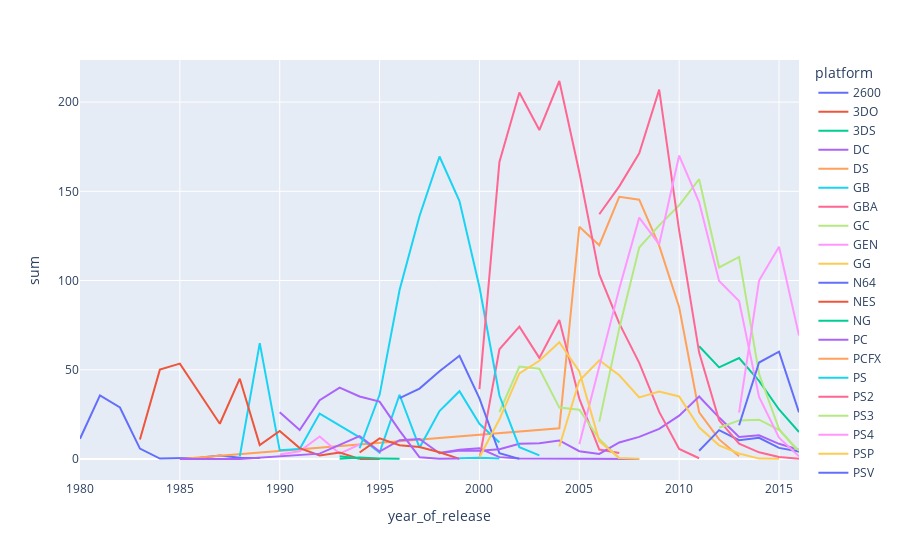

Notebook code cell kept with this figure:
### Code cell
px.line(platforms_sales_df, x='year_of_release', y='sum', color='platform')

### Figure 1 — Plotly figure (JSON) as saved in the notebook; plotly's stock layout.template omitted (floating-point values rounded to 4 significant figures)
{"data": [{"hovertemplate": "platform=2600<br>year_of_release=%{x}<br>sum=%{y}<extra></extra>", "legendgroup": "2600", "line": {"color": "#636efa", "dash": "solid"}, "mode": "lines", "name": "2600", "orientation": "v", "showlegend": true, "type": "scatter", "x": [1980, 1981, 1982, 1983, 1984, 1985, 1986, 1987, 1988, 1989], "xaxis": "x", "y": [11.38, 35.68, 28.88, 5.84, 0.27, 0.45, 0.67, 1.94, 0.74, 0.63], "yaxis": "y"}, {"hovertemplate": "platform=3DO<br>year_of_release=%{x}<br>sum=%{y}<extra></extra>", "legendgroup": "3DO", "line": {"color": "#EF553B", "dash": "solid"}, "mode": "lines", "name": "3DO", "orientation": "v", "showlegend": true, "type": "scatter", "x": [1994, 1995], "xaxis": "x", "y": [0.02, 0.08], "yaxis": "y"}, {"hovertemplate": "platform=3DS<br>year_of_release=%{x}<br>sum=%{y}<extra></extra>", "legendgroup": "3DS", "line": {"color": "#00cc96", "dash": "solid"}, "mode": "lines", "name": "3DS", "orientation": "v", "showlegend": true, "type": "scatter", "x": [2011, 2012, 2013, 2014, 2015, 2016], "xaxis": "x", "y": [63.2, 51.36, 56.57, 43.76, 27.78, 15.14], "yaxis": "y"}, {"hovertemplate": "platform=DC<br>year_of_release=%{x}<br>sum=%{y}<extra></extra>", "legendgroup": "DC", "line": {"color": "#ab63fa", "dash": "solid"}, "mode": "lines", "name": "DC", "orientation": "v", "showlegend": true, "type": "scatter", "x": [1998, 1999, 2000, 2001, 2002, 2007, 2008], "xaxis": "x", "y": [3.38, 5.16, 5.99, 1.07, 0.29, 0.02, 0.04], "yaxis": "y"}, {"hovertemplate": "platform=DS<br>year_of_release=%{x}<br>sum=%{y}<extra></extra>", "legendgroup": "DS", "line": {"color": "#FFA15A", "dash": "solid"}, "mode": "lines", "name": "DS", "orientation": "v", "showlegend": true, "type": "scatter", "x": [1985, 2004, 2005, 2006, 2007, 2008, 2009, 2010, 2011, 2012, 2013], "xaxis": "x", "y": [0.02, 17.27, 130.1, 119.8, 146.9, 145.3, 119.5, 85.02, 26.18, 11.01, 1.54], "yaxis": "y"}, {"hovertemplate": "platform=GB<br>year_of_release=%{x}<br>sum=%{y}<extra></extra>", "legendgroup": "GB", "line": {"color": "#19d3f3", "dash": "solid"}, "mode": "lines", "name": "GB", "orientation": "v", "showlegend": true, "type": "scatter", "x": [1988, 1989, 1990, 1991, 1992, 1994, 1995, 1996, 1997, 1998, 1999, 2000, 2001], "xaxis": "x", "y": [1.43, 64.97, 4.89, 5.57, 25.49, 12.18, 3.6, 36.03, 6.37, 26.9, 38, 19.76, 9.24], "yaxis": "y"}, {"hovertemplate": "platform=GBA<br>year_of_release=%{x}<br>sum=%{y}<extra></extra>", "legendgroup": "GBA", "line": {"color": "#FF6692", "dash": "solid"}, "mode": "lines", "name": "GBA", "orientation": "v", "showlegend": true, "type": "scatter", "x": [2000, 2001, 2002, 2003, 2004, 2005, 2006, 2007], "xaxis": "x", "y": [0.07, 61.53, 74.16, 56.67, 77.91, 33.86, 5.28, 3.4], "yaxis": "y"}, {"hovertemplate": "platform=GC<br>year_of_release=%{x}<br>sum=%{y}<extra></extra>", "legendgroup": "GC", "line": {"color": "#B6E880", "dash": "solid"}, "mode": "lines", "name": "GC", "orientation": "v", "showlegend": true, "type": "scatter", "x": [2001, 2002, 2003, 2004, 2005, 2006, 2007], "xaxis": "x", "y": [26.34, 51.81, 50.61, 28.82, 27.62, 11.26, 0.27], "yaxis": "y"}, {"hovertemplate": "platform=GEN<br>year_of_release=%{x}<br>sum=%{y}<extra></extra>", "legendgroup": "GEN", "line": {"color": "#FF97FF", "dash": "solid"}, "mode": "lines", "name": "GEN", "orientation": "v", "showlegend": true, "type": "scatter", "x": [1990, 1991, 1992, 1993, 1994], "xaxis": "x", "y": [2.6, 4.33, 12.64, 3.07, 8.13], "yaxis": "y"}, {"hovertemplate": "platform=GG<br>year_of_release=%{x}<br>sum=%{y}<extra></extra>", "legendgroup": "GG", "line": {"color": "#FECB52", "dash": "solid"}, "mode": "lines", "name": "GG", "orientation": "v", "showlegend": true, "type": "scatter", "x": [1992], "xaxis": "x", "y": [0.04], "yaxis": "y"}, {"hovertemplate": "platform=N64<br>year_of_release=%{x}<br>sum=%{y}<extra></extra>", "legendgroup": "N64", "line": {"color": "#636efa", "dash": "solid"}, "mode": "lines", "name": "N64", "orientation": "v", "showlegend": true, "type": "scatter", "x": [1996, 1997, 1998, 1999, 2000, 2001, 2002], "xaxis": "x", "y": [34.1, 39.5, 49.24, 57.87, 33.97, 3.25, 0.08], "yaxis": "y"}, {"hovertemplate": "platform=NES<br>year_of_release=%{x}<br>sum=%{y}<extra></extra>", "legendgroup": "NES", "line": {"color": "#EF553B", "dash": "solid"}, "mode": "lines", "name": "NES", "orientation": "v", "showlegend": true, "type": "scatter", "x": [1983, 1984, 1985, 1986, 1987, 1988, 1989, 1990, 1991, 1992, 1993, 1994], "xaxis": "x", "y": [10.96, 50.08, 53.44, 36.41, 19.76, 45.01, 7.85, 15.73, 6.11, 1.98, 3.61, 0.11], "yaxis": "y"}, {"hovertemplate": "platform=NG<br>year_of_release=%{x}<br>sum=%{y}<extra></extra>", "legendgroup": "NG", "line": {"color": "#00cc96", "dash": "solid"}, "mode": "lines", "name": "NG", "orientation": "v", "showlegend": true, "type": "scatter", "x": [1993, 1994, 1995, 1996], "xaxis": "x", "y": [0.21, 0.8, 0.33, 0.1], "yaxis": "y"}, {"hovertemplate": "platform=PC<br>year_of_release=%{x}<br>sum=%{y}<extra></extra>", "legendgroup": "PC", "line": {"color": "#ab63fa", "dash": "solid"}, "mode": "lines", "name": "PC", "orientation": "v", "showlegend": true, "type": "scatter", "x": [1985, 1988, 1992, 1994, 1995, 1996, 1997, 1998, 1999, 2000, 2001, 2002, 2003, 2004, 2005, 2006, 2007, 2008, 2009, 2010, 2011, 2012, 2013, 2014, 2015, 2016], "xaxis": "x", "y": [0.04, 0.03, 3.03, 12.87, 4.22, 10.58, 11.27, 3.26, 4.74, 4.66, 5.47, 8.57, 8.84, 10.39, 4.37, 2.85, 9.28, 12.42, 16.91, 24.28, 35.03, 23.22, 12.38, 13.28, 8.52, 5.25], "yaxis": "y"}, {"hovertemplate": "platform=PCFX<br>year_of_release=%{x}<br>sum=%{y}<extra></extra>", "legendgroup": "PCFX", "line": {"color": "#FFA15A", "dash": "solid"}, "mode": "lines", "name": "PCFX", "orientation": "v", "showlegend": true, "type": "scatter", "x": [1996], "xaxis": "x", "y": [0.03], "yaxis": "y"}, {"hovertemplate": "platform=PS<br>year_of_release=%{x}<br>sum=%{y}<extra></extra>", "legendgroup": "PS", "line": {"color": "#19d3f3", "dash": "solid"}, "mode": "lines", "name": "PS", "orientation": "v", "showlegend": true, "type": "scatter", "x": [1994, 1995, 1996, 1997, 1998, 1999, 2000, 2001, 2002, 2003], "xaxis": "x", "y": [6.03, 35.96, 94.7, 136.2, 169.5, 144.5, 96.37, 35.59, 6.67, 2.07], "yaxis": "y"}, {"hovertemplate": "platform=PS2<br>year_of_release=%{x}<br>sum=%{y}<extra></extra>", "legendgroup": "PS2", "line": {"color": "#FF6692", "dash": "solid"}, "mode": "lines", "name": "PS2", "orientation": "v", "showlegend": true, "type": "scatter", "x": [2000, 2001, 2002, 2003, 2004, 2005, 2006, 2007, 2008, 2009, 2010, 2011], "xaxis": "x", "y": [39.17, 166.4, 205.4, 184.3, 211.8, 160.7, 103.4, 75.99, 53.9, 26.4, 5.64, 0.45], "yaxis": "y"}, {"hovertemplate": "platform=PS3<br>year_of_release=%{x}<br>sum=%{y}<extra></extra>", "legendgroup": "PS3", "line": {"color": "#B6E880", "dash": "solid"}, "mode": "lines", "name": "PS3", "orientation": "v", "showlegend": true, "type": "scatter", "x": [2006, 2007, 2008, 2009, 2010, 2011, 2012, 2013, 2014, 2015, 2016], "xaxis": "x", "y": [20.96, 73.19, 118.5, 130.9, 142.2, 156.8, 107.4, 113.2, 47.76, 16.82, 3.6], "yaxis": "y"}, {"hovertemplate": "platform=PS4<br>year_of_release=%{x}<br>sum=%{y}<extra></extra>", "legendgroup": "PS4", "line": {"color": "#FF97FF", "dash": "solid"}, "mode": "lines", "name": "PS4", "orientation": "v", "showlegend": true, "type": "scatter", "x": [2013, 2014, 2015, 2016], "xaxis": "x", "y": [25.99, 100.0, 118.9, 69.25], "yaxis": "y"}, {"hovertemplate": "platform=PSP<br>year_of_release=%{x}<br>sum=%{y}<extra></extra>", "legendgroup": "PSP", "line": {"color": "#FECB52", "dash": "solid"}, "mode": "lines", "name": "PSP", "orientation": "v", "showlegend": true, "type": "scatter", "x": [2004, 2005, 2006, 2007, 2008, 2009, 2010, 2011, 2012, 2013, 2014, 2015], "xaxis": "x", "y": [7.06, 43.84, 55.32, 46.93, 34.55, 37.78, 35.04, 17.82, 7.69, 3.14, 0.24, 0.12], "yaxis": "y"}, {"hovertemplate": "platform=PSV<br>year_of_release=%{x}<br>sum=%{y}<extra></extra>", "legendgroup": "PSV", "line": {"color": "#636efa", "dash": "solid"}, "mode": "lines", "name": "PSV", "orientation": "v", "showlegend": true, "type": "scatter", "x": [2011, 2012, 2013, 2014, 2015, 2016], "xaxis": "x", "y": [4.63, 16.19, 10.59, 11.9, 6.25, 4.25], "yaxis": "y"}, {"hovertemplate": "platform=SAT<br>year_of_release=%{x}<br>sum=%{y}<extra></extra>", "legendgroup": "SAT", "line": {"color": "#EF553B", "dash": "solid"}, "mode": "lines", "name": "SAT", "orientation": "v", "showlegend": true, "type": "scatter", "x": [1994, 1995, 1996, 1997, 1998, 1999], "xaxis": "x", "y": [3.65, 11.57, 7.69, 6.77, 3.82, 0.09], "yaxis": "y"}, {"hovertemplate": "platform=SCD<br>year_of_release=%{x}<br>sum=%{y}<extra></extra>", "legendgroup": "SCD", "line": {"color": "#00cc96", "dash": "solid"}, "mode": "lines", "name": "SCD", "orientation": "v", "showlegend": true, "type": "scatter", "x": [1993, 1994], "xaxis": "x", "y": [1.5, 0.36], "yaxis": "y"}, {"hovertemplate": "platform=SNES<br>year_of_release=%{x}<br>sum=%{y}<extra></extra>", "legendgroup": "SNES", "line": {"color": "#ab63fa", "dash": "solid"}, "mode": "lines", "name": "SNES", "orientation": "v", "showlegend": true, "type": "scatter", "x": [1990, 1991, 1992, 1993, 1994, 1995, 1996, 1997, 1998, 1999], "xaxis": "x", "y": [26.15, 16.22, 32.98, 40.02, 35.08, 32.2, 15.92, 0.99, 0.22, 0.26], "yaxis": "y"}, {"hovertemplate": "platform=TG16<br>year_of_release=%{x}<br>sum=%{y}<extra></extra>", "legendgroup": "TG16", "line": {"color": "#FFA15A", "dash": "solid"}, "mode": "lines", "name": "TG16", "orientation": "v", "showlegend": true, "type": "scatter", "x": [1995], "xaxis": "x", "y": [0.16], "yaxis": "y"}, {"hovertemplate": "platform=WS<br>year_of_release=%{x}<br>sum=%{y}<extra></extra>", "legendgroup": "WS", "line": {"color": "#19d3f3", "dash": "solid"}, "mode": "lines", "name": "WS", "orientation": "v", "showlegend": true, "type": "scatter", "x": [1999, 2000, 2001], "xaxis": "x", "y": [0.46, 0.68, 0.28], "yaxis": "y"}, {"hovertemplate": "platform=Wii<br>year_of_release=%{x}<br>sum=%{y}<extra></extra>", "legendgroup": "Wii", "line": {"color": "#FF6692", "dash": "solid"}, "mode": "lines", "name": "Wii", "orientation": "v", "showlegend": true, "type": "scatter", "x": [2006, 2007, 2008, 2009, 2010, 2011, 2012, 2013, 2014, 2015, 2016], "xaxis": "x", "y": [137.1, 152.8, 171.3, 207.0, 128.0, 59.65, 21.71, 8.59, 3.75, 1.14, 0.18], "yaxis": "y"}, {"hovertemplate": "platform=WiiU<br>year_of_release=%{x}<br>sum=%{y}<extra></extra>", "legendgroup": "WiiU", "line": {"color": "#B6E880", "dash": "solid"}, "mode": "lines", "name": "WiiU", "orientation": "v", "showlegend": true, "type": "scatter", "x": [2012, 2013, 2014, 2015, 2016], "xaxis": "x", "y": [17.56, 21.65, 22.03, 16.35, 4.6], "yaxis": "y"}, {"hovertemplate": "platform=X360<br>year_of_release=%{x}<br>sum=%{y}<extra></extra>", "legendgroup": "X360", "line": {"color": "#FF97FF", "dash": "solid"}, "mode": "lines", "name": "X360", "orientation": "v", "showlegend": true, "type": "scatter", "x": [2005, 2006, 2007, 2008, 2009, 2010, 2011, 2012, 2013, 2014, 2015, 2016], "xaxis": "x", "y": [8.25, 51.62, 95.41, 135.3, 120.3, 170.0, 143.8, 99.74, 88.58, 34.74, 11.96, 1.52], "yaxis": "y"}, {"hovertemplate": "platform=XB<br>year_of_release=%{x}<br>sum=%{y}<extra></extra>", "legendgroup": "XB", "line": {"color": "#FECB52", "dash": "solid"}, "mode": "lines", "name": "XB", "orientation": "v", "showlegend": true, "type": "scatter", "x": [2000, 2001, 2002, 2003, 2004, 2005, 2006, 2007, 2008], "xaxis": "x", "y": [0.99, 22.26, 48.01, 55.04, 65.42, 49.08, 10.04, 0.55, 0.18], "yaxis": "y"}, {"hovertemplate": "platform=XOne<br>year_of_release=%{x}<br>sum=%{y}<extra></extra>", "legendgroup": "XOne", "line": {"color": "#636efa", "dash": "solid"}, "mode": "lines", "name": "XOne", "orientation": "v", "showlegend": true, "type": "scatter", "x": [2013, 2014, 2015, 2016], "xaxis": "x", "y": [18.96, 54.07, 60.14, 26.15], "yaxis": "y"}], "layout": {"legend": {"title": {"text": "platform"}, "tracegroupgap": 0}, "margin": {"t": 60}, "xaxis": {"anchor": "y", "domain": [0, 1], "title": {"text": "year_of_release"}}, "yaxis": {"anchor": "x", "domain": [0, 1], "title": {"text": "sum"}}}}
